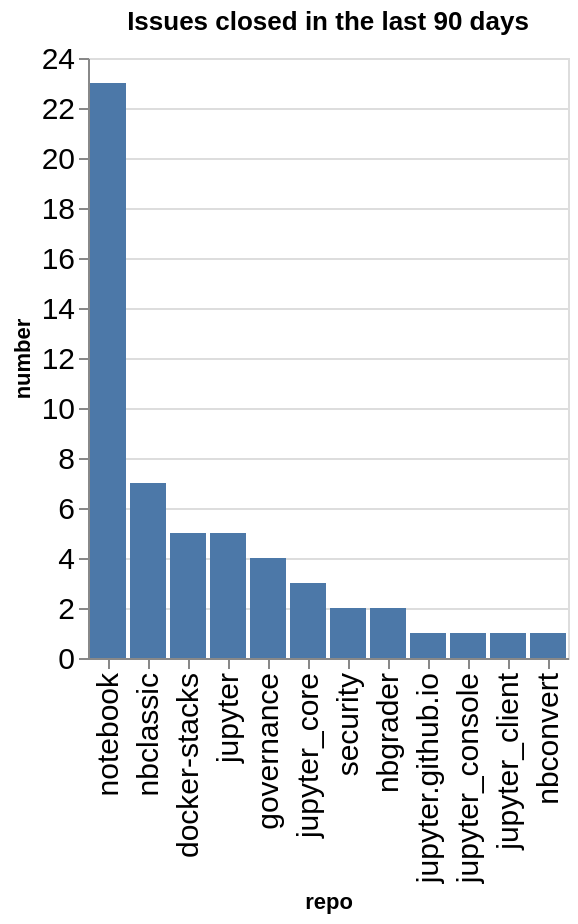

The notebook cell saved with this chart:
### Code cell
closed_counts = closed.groupby(['org', 'repo']).count()['number'].reset_index()
closed_counts['org/repo'] = closed_counts.apply(lambda a: a['org'] + '/' + a['repo'], axis=1)
sorted_vals = closed_counts.sort_values(['number'], ascending=False)['repo'].values
alt.Chart(data=closed_counts, title=f"Issues closed in the last {n_days} days").mark_bar().encode(
    x=alt.X('repo', sort=alt.Sort(sorted_vals.tolist())),
    y='number',
)

### Figure 1 — Vega-Lite specification as saved in the notebook (floating-point values rounded to 4 significant figures)
{"config": {"axisLeft": {"labelFontSize": 15}, "axisBottom": {"labelFontSize": 15}}, "data": {"name": "data-9456b44590d955b80db22d71c1917673"}, "mark": {"type": "bar"}, "encoding": {"x": {"field": "repo", "sort": ["notebook", "nbclassic", "docker-stacks", "jupyter", "governance", "jupyter_core", "security", "nbgrader", "jupyter.github.io", "jupyter_console", "jupyter_client", "nbconvert"], "type": "nominal"}, "y": {"field": "number", "type": "quantitative"}}, "title": "Issues closed in the last 90 days", "$schema": "https://vega.github.io/schema/vega-lite/v5.20.1.json", "datasets": {"data-9456b44590d955b80db22d71c1917673": [{"org": "jupyter", "repo": "docker-stacks", "number": 5, "org/repo": "jupyter/docker-stacks"}, {"org": "jupyter", "repo": "governance", "number": 4, "org/repo": "jupyter/governance"}, {"org": "jupyter", "repo": "jupyter", "number": 5, "org/repo": "jupyter/jupyter"}, {"org": "jupyter", "repo": "jupyter.github.io", "number": 1, "org/repo": "jupyter/jupyter.github.io"}, {"org": "jupyter", "repo": "jupyter_client", "number": 1, "org/repo": "jupyter/jupyter_client"}, {"org": "jupyter", "repo": "jupyter_console", "number": 1, "org/repo": "jupyter/jupyter_console"}, {"org": "jupyter", "repo": "jupyter_core", "number": 3, "org/repo": "jupyter/jupyter_core"}, {"org": "jupyter", "repo": "nbclassic", "number": 7, "org/repo": "jupyter/nbclassic"}, {"org": "jupyter", "repo": "nbconvert", "number": 1, "org/repo": "jupyter/nbconvert"}, {"org": "jupyter", "repo": "nbgrader", "number": 2, "org/repo": "jupyter/nbgrader"}, {"org": "jupyter", "repo": "notebook", "number": 23, "org/repo": "jupyter/notebook"}, {"org": "jupyter", "repo": "security", "number": 2, "org/repo": "jupyter/security"}]}}
